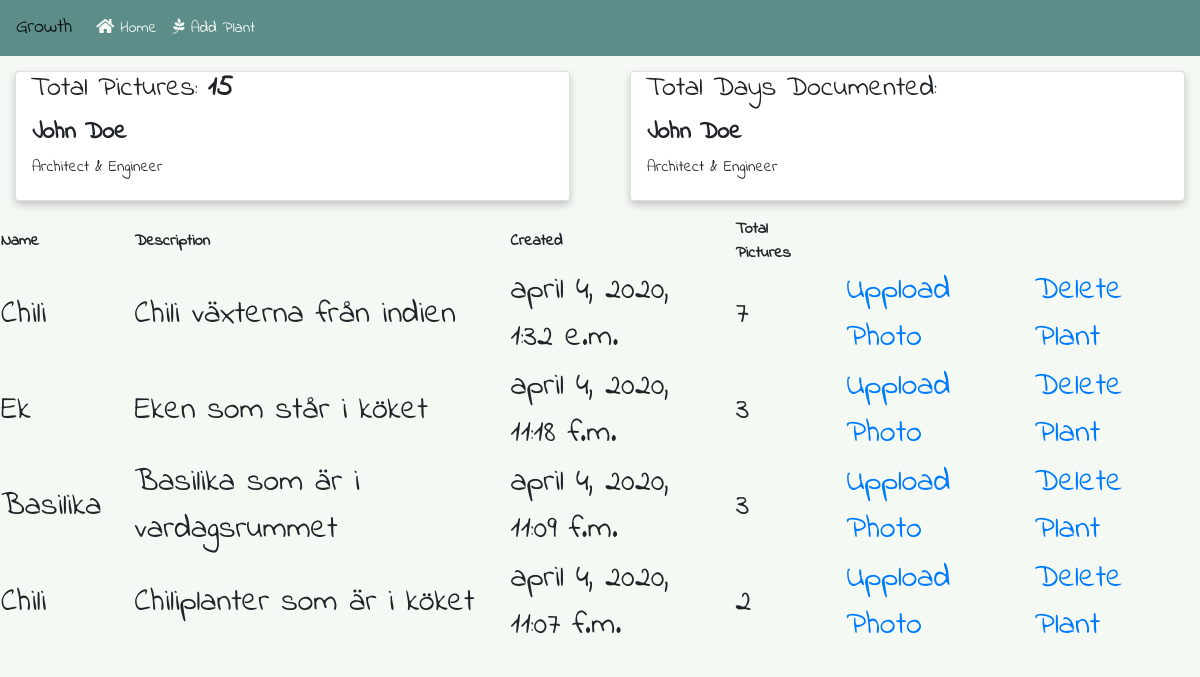
Page /loggedin/ (signed in) on the earlier database version.
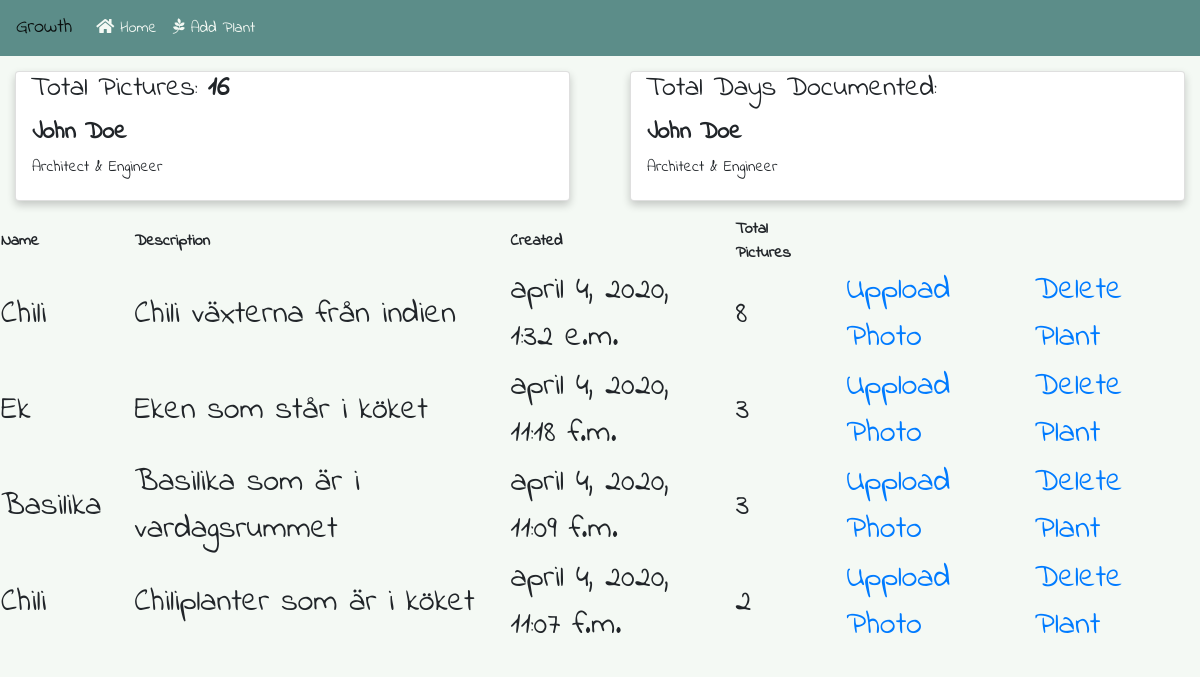
Same page on the later database version.
### core/models.py (models this page shows)
class Plant(models.Model):
    user = models.ForeignKey(User, on_delete=models.CASCADE)
    name = models.CharField(max_length=60)
    description = models.CharField(max_length=200)
    created_at = models.DateTimeField(auto_now_add=True)
    total_pictures = models.IntegerField()

### core/views.py (the view)
# urls.py: path('loggedin/',views.LoggedIn.as_view(),name='loggedin'),
class LoggedIn(LoginRequiredMixin,TemplateView):
    template_name = 'login_index.html'
    def get_context_data(self, *args, **kwargs):
        ctx = super().get_context_data(
            *args, **kwargs)
        user_id = self.request.user.id
        get_plants = Plant.objects.filter(user_id=user_id).order_by('-created_at')
        get_total_plants = (Plant.objects
            .filter(user_id=user_id)
            .aggregate(the_sum=Sum('total_pictures')))
        ctx['get_plants'] = get_plants
        ctx['get_total_plants'] = get_total_plants
        return ctx

### core/templates/login_index.html (shortened to what this page needs)
{% extends 'base_admin.html' %}
{% block content %}
<div class="row">
    <div class="col-lg">
        <div class="card">
            <h3>Total Pictures: <b>{{get_total_plants.the_sum}}</b></h3>
            <div class="container">
                <h4><b>John Doe</b></h4>
                <p>Architect & Engineer</p>
            </div>
        </div>
    </div>
    <div class="col-lg">
        <div class="card">
            <h3>Total Days Documented: </h3>
            <div class="container">
                <h4><b>John Doe</b></h4>
                <p>Architect & Engineer</p>
            </div>
        </div>
    </div>
</div>
<div style="overflow-x:auto; margin:auto; text-align: auto;">
    <table style="text-align: auto;">
        <tr>
            <th>Name</th>
            <th>Description</th>
            <th>Created</th>
            <th>Total Pictures</th>
        </tr>
        {% for plant in get_plants %}
        <tr>
            <td>{{plant.name}}</td>
            <td>{{plant.description}}</td>
            <td>{{plant.created_at}}</td>
            <td>{{plant.total_pictures}}</td>
            <td><a href="{% url 'core:upload_photo' plant.id %}">Uppload Photo</a></td>
            <td><a href="{% url 'core:delete_plant' plant.id %}">Delete Plant</a></td>
        </tr>
        {% endfor %}
    </table>
</div>
{% endblock content %}

Differences in the rows shown:
changed Plant "Chili växterna från indien": total_pictures "7" → "8"
Other differences:
{{ get_total_plants.the_sum }}: "15" → "16"
